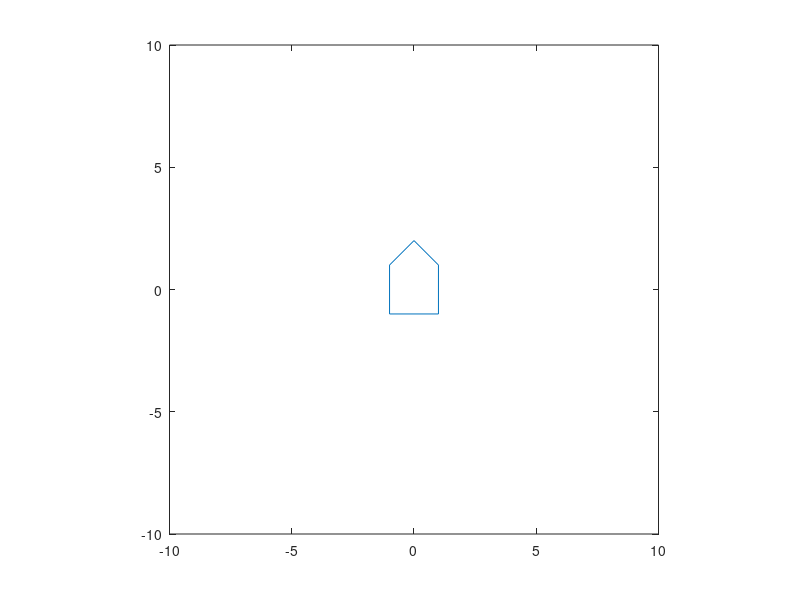

MATLAB code to generate this figure: (Note: this script raises an error after producing the figure.)
close all
vehi=[0,1,1,-1,-1,0;2,1,-1,-1,1,2];
plot(vehi(1,:),vehi(2,:)); axis equal;axis([-10,10,-10,10]); 
[x,y]=ginput(1);
hold on;plot(x,y,'p');hold off
[x1,y1]=ginput(1);
hold on;plot([x,x1],[y,y1]);hold off;
theta=atan2(y1-y,x1-x)-pi/2;
R=[cos(theta),-sin(theta);sin(theta),cos(theta)];
newvehi=R*vehi;
hold on;plot(newvehi(1,:)+x,newvehi(2,:)+y);hold off
